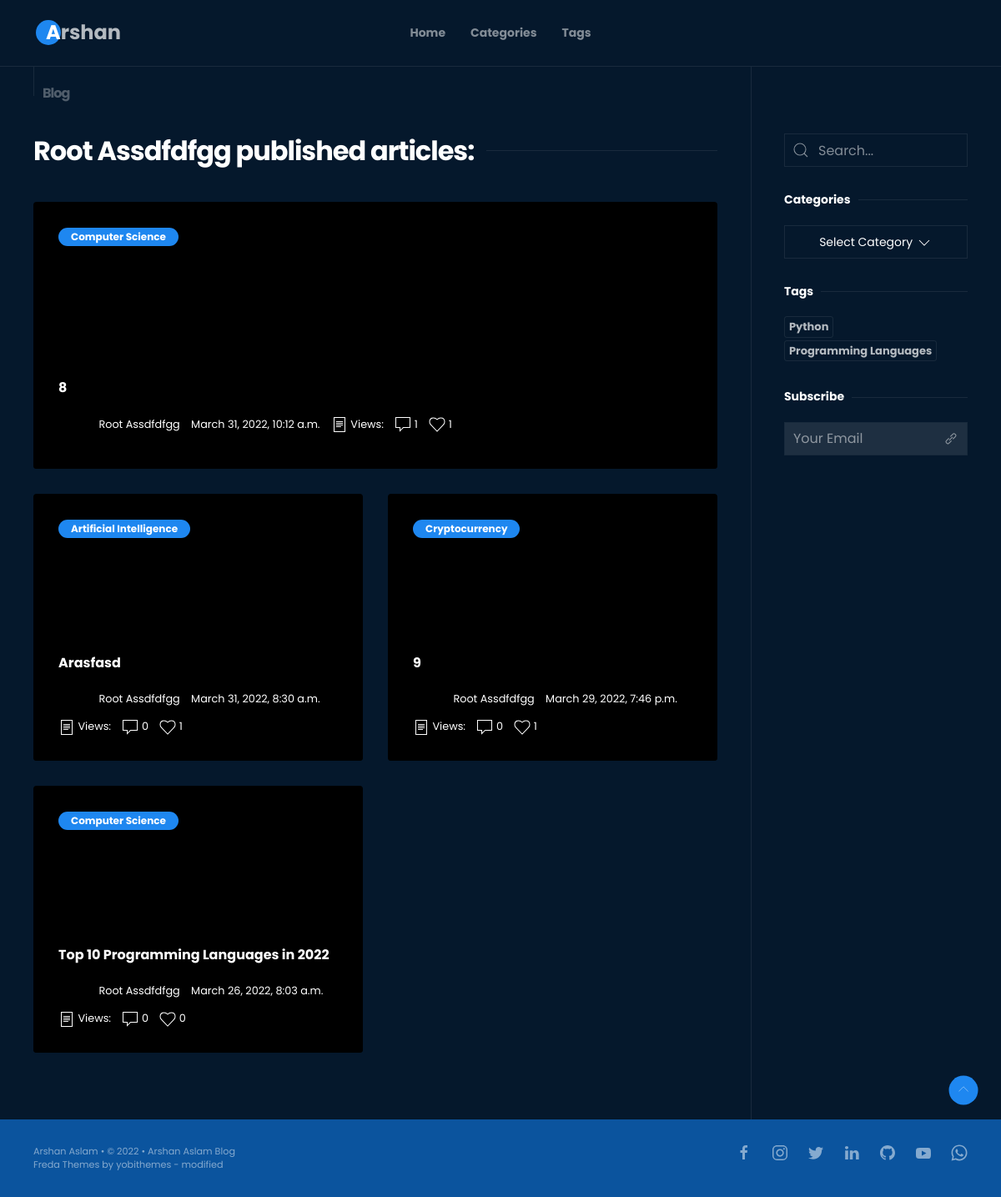
The app's page /blog/blog/1/published/posts with its own data.
### accounts/models.py (models this page shows, shortened)
class User(AbstractUser):
    username_alphanumeric_validator = RegexValidator(r'^[0-9a-zA-Z]*$', 'Only alphanumeric characters are allowed.')
    username = models.CharField(
        _('username'),
        max_length=150,
        unique=True,
        help_text=_('Only alphanumeric characters are allowed'),
        validators=[username_alphanumeric_validator],
        error_messages={
            'unique': _("A user with that username already exists."),
        }
    )
    first_name = models.CharField(_('first name'), max_length=150, blank=True, null=False)
    last_name = models.CharField(_('last name'), max_length=150, blank=True, null=False)
    date_of_birth = models.DateField(_('date_of_birth'), max_length=150, blank=True, null=True)
    email = models.EmailField(unique=True)

### blog/models.py (models this page shows, shortened)
class TimeStampedModel(models.Model):
    created_on = models.DateTimeField(auto_now_add=True)
    updated_on = models.DateTimeField(auto_now=True)
    class Meta:
        abstract = True

class Post(TimeStampedModel):
    ACTIVE = (
        (0, "Pending"),
        (1, "Approve")
    )
    STATUS = (
        (0, "Draft"),
        (1, "Publish")
    )
    author = models.ForeignKey(User, on_delete=models.CASCADE, related_name='posts')
    active = models.BooleanField(default=True)
    category = models.ForeignKey('PostCategory', on_delete=models.CASCADE)
    content = models.TextField(blank=False, null=True)
    hit_count_generic = GenericRelation(HitCount, object_id_field='object_pk',
                                        related_query_name='hit_count_generic_relation')
    cover = models.ImageField(upload_to='users/%Y/%m/%d/',  default='default.png', blank=False)
    meta_description = models.TextField(null=True, blank=False)
    objects = PostQuerySet.as_manager()
    slug = models.SlugField(max_length=200, unique=True, blank=False)
    status = models.IntegerField(choices=STATUS, default=0, blank=False)
    title = models.CharField(max_length=200, unique=True, blank=False)
    tags = models.ManyToManyField('PostTag')
    likes = models.ManyToManyField(User, related_name="article_likes")
    class Meta:
        verbose_name = 'Post'
        verbose_name_plural = 'Posts'
        ordering = ['-created_on']

class PostCategory(models.Model):
    title = models.CharField(max_length=200)
    cover = models.ImageField(upload_to='PostCategory/%Y/%m/%d/', default='default.png', blank=False)
    slug = models.SlugField(max_length=200, unique=True)
    def __str__(self):
        return self.title
    class Meta:
        verbose_name = 'Post Category'
        verbose_name_plural = 'Post Categories'

class PostTag(models.Model):
    title = models.CharField(max_length=200)
    slug = models.SlugField(max_length=200, unique=True)
    cover = models.ImageField(upload_to='PostTag/%Y/%m/%d/', default='default.png', blank=False)
    def __str__(self):
        return self.title
    class Meta:
        verbose_name = 'Post Tag'
        verbose_name_plural = 'Post Tags'

### blog/views.py (the view)
# urls.py: path('blog/<int:pk>/published/posts', views.AuthorPostPublishedList.as_view(), name='author-published-post-list'),
class AuthorPostPublishedList(ListView):
    model = Post
    template_name = 'blog/author_published_post_list.html'
    paginate_by = 7
    def __init__(self, **kwargs):
        super().__init__(**kwargs)
        self.user = None
    def get_queryset(self):
        user_id = self.kwargs['pk']
        self.user = get_object_or_404(User, id=user_id)
        return Post.objects.approved().published().filter(author=self.user).order_by('-created_on')
    def page_title(self):
        if self.request.user == self.user:
            page_title = 'Published articles:'
        else:
            page_title = self.user.first_name.title() + " " + self.user.last_name.title() + ' published articles:'
        return page_title

### blog/templates/blog/author_published_post_list.html
{% extends "base/main_post_list.html" %}
{% load hitcount_tags %}
      {% block page_title %}
                <h2 class="yb-section-title uk-heading-line"><span>{% block title %}{{ view.page_title }}{% endblock %}</span></h2>
      {% endblock page_title %}

### blog/templates/base/main_post_list.html (shortened to what this page needs)
{% extends "main/base.html" %}
{% load static %}
{% load hitcount_tags %}
{% block page_body %}
      <div class="uk-container">
        <div data-uk-grid class="uk-grid-divider">
          <div class="uk-width-3-4@m yb-section-padding">
          {% block blog_detail %}
              {% block page_title %}
              {% endblock page_title %}
              {% block post_list %}
            <div data-uk-grid class="uk-grid-medium uk-child-width-1-2@s uk-margin-medium-top">
              {% if post_list %}
              {% for post in post_list %}
              {% if forloop.first %}
              <div class="uk-width-1-1">
              {% else %}
              <div>
              {% endif %}
                <a href="{% url 'post_detail' post.slug  %}">
                  <div class="yb-blog-item uk-background-cover" data-src="{% if post.cover %}{{ post.cover.url }}{% endif %}" data-uk-img>
                    <div class="uk-overlay uk-position-cover"> </div>
                    <div class="uk-overlay uk-position-top">
                      <span class="uk-badge">{{ post.category|capfirst }}</span>
                    </div>
                    <div class="uk-overlay uk-position-bottom">
                      <h5 class="yb-blog-item-title uk-text-truncate">{{ post.title|capfirst }}</h5>
                      <div class="yb-blog-item-meta">
                        <div>
                            <img src="{% static "assets/blog/src/img/empty.png" %}" data-src="{{ post.author.profile.get_avatar }}" width="45" height="45" data-uk-img alt="" class="uk-border-pill" />
                            <span>{{ post.author.first_name|capfirst }} {{ post.author.last_name|capfirst }}</span>
                        </div>
                        <div>
                          <span>{{ post.created_on}}</span>
                        </div>
                        <div><span data-uk-icon="file-text"></span> Views: {% get_hit_count for post %}</div>
                        <div>
                             <span data-uk-icon="comment"></span> {{ post.comments.count }}
                        </div>
                        <div>
                          <span data-uk-icon="heart"></span> {{ post.likes.count }}
                        </div>
                      </div>
                    </div>
                  </div>
                </a>
              </div>
              {% endfor %}
              {% else %}
                  <p>There is not Post yet!</p>
              {% endif %}
            </div>
            {% endblock post_list %}
          {% endblock %}
          </div>
          {% block blog_nav %}
            {{ block.super }}
          {% endblock %}
        </div>
      </div>
{% endblock %}

### templates/main/base.html (shortened to what this page needs)
{% load static %}
<!DOCTYPE html>
<html xml:lang="en" lang="en">
    <head>
        <link rel="stylesheet" href="{% static "assets/blog/src/app/css/uikit-custom.min.css" %}" />
        <link rel="stylesheet" href="{% static "assets/blog/src/app/css/app.css" %}" />
    </head>
      <body id="body-app" class="yb-dark-skin uk-light">
          <header class="yb-main-header" id="main-header">
            <nav class="yb-main-menu " id="main-menu">
              <div class="uk-container" data-uk-navbar>
                <div class="uk-navbar-left">
                  <a class="yb-logo uk-navbar-item uk-logo" href="/"><span>Arshan</span></a>
                </div>
{% block nav_center %}
                <div class="yb-menu-toggle-wrapper" id="menucollapse">
                  <div class="uk-navbar-center">
                    <ul class="uk-navbar-nav" data-uk-scrollspy-nav="closest: li; scroll: false; offset: 79 ">
                      <li>
                        <a class="yb-inner-link" href="{% url 'blog' %}"> Home </a>
                      </li>
                      <li>
                        <a class="yb-inner-link" href="{% url 'category_list' %}"> Categories</a>
                      </li>
                      <li>
                        <a class="yb-inner-link" href="{% url 'tags_list' %}"> Tags </a>
                      </li>
                    </ul>
                  </div>
{% endblock nav_center %}
                </div>
              </div>
            </nav>
          </header>
          {% block main %}
          <main class="yb-main-content">
            <section>
            {% block section %}
                {% block page_heading %}
                    <div class="yb-section-point-wrapper">
                        <div class="uk-container">
                          <div class="yb-section-point">
                            <span>Blog</span>
                          </div>
                        </div>
                    </div>
                {% endblock page_heading %}
                {% block page_body %}
                  {% block blog_nav %}
                  <div class="uk-width-1-4@m yb-section-padding">
                    {% block blog_sreach %}
                    <div class="yb-sidebar-item">
                      <form method="get" action="{% url 'search_post_list' %}" class="uk-search uk-search-default uk-width-1-1">
                        <span data-uk-search-icon></span>
                        <input class="uk-search-input " name="query" type="search" placeholder="Search...">
                      </form>
                    </div>
                    {% endblock blog_sreach%}
                    {% block post_category %}
                    <div class="yb-sidebar-item">
                      <h6 class="uk-text-bold uk-heading-line "><span>Categories</span></h6>
                      <div data-uk-form-custom="target: > * > span:first-child" class="uk-width-1-1 ">
                        <button class="uk-button uk-button-default  uk-width-1-1" type="button" tabindex="-1" name="update">
                          <span></span>
                          <span data-uk-icon="icon: chevron-down"></span>
                        </button>
                      </div>
                    </div>
                    {% endblock post_category %}
                    {% block post_tag %}
                    {% if tags %}
                    <div class="yb-sidebar-item">
                      <h6 class="uk-text-bold uk-heading-line"><span>Tags</span></h6>
                      <div class="yb-sidebar-tags">
                          {% for tag in tags %}
                        <a href="{% url 'tag_post_list' tag.slug  %}" class="uk-link-reset">{{ tag }}</a>
                          {% endfor %}
                      </div>
                    </div>
                    {% endif %}
                    {% endblock post_tag %}
                    {% if user.is_authenticated %}
                    {% else %}
                        {% block subcribe %}
                    <div class="yb-sidebar-item">
                    <h6 class="uk-text-bold uk-heading-line "><span>Subscribe</span></h6>
                    <div id="subscribe_form_block">
                        <form type="hidden" action="{% url 'subscribe' %}" method='post' id="subscribe_form" class="uk-inline uk-width-1-1">
                               <button class="uk-form-icon uk-form-icon-flip" data-uk-icon="icon: link"></button>
                              {{ subscribe_form.email }}
                        </form >
                     </div>
                    </div>
                    {% endblock subcribe %}
                    {% endif %}
                  </div>
                  {% endblock blog_nav %}
                {% endblock %}
            {% endblock section %}
            </section>
          </main>
          {% endblock main %}
          <footer class="yb-main-footer-wrapper">
            <div class="waveHorizontals">
              <div id="waveHorizontal1" class="waveHorizontal" data-uk-img data-src="{% static "assets/blog/src/img/bg/wave1.svg" %}"></div>
              <div id="waveHorizontal2" class="waveHorizontal" data-uk-img data-src="{% static "assets/blog/src/img/bg/wave2.svg" %}"></div>
              <div id="waveHorizontal3" class="waveHorizontal" data-uk-img data-src="{% static "assets/blog/src/img/bg/wave3.svg" %}"></div>
            </div>
            <a href="#body-app" class="uk-visible@s yb-totop yb-inner-link" data-uk-totop></a>
            <div class="yb-main-footer">
              <div class="uk-container">
                <div data-uk-grid class="uk-child-width-1-2@s">
                  <div class="uk-margin-remove uk-text-left@s">
                    Arshan Aslam
                    •
                    © 2022
                    •
                    Arshan Aslam Blog
                  <br>
                    Freda Themes by yobithemes - modified
                  </div>
                  <div class="uk-margin-remove uk-text-right@s">
                    <div class="yb-footer-social">
                        <a href="https://www.facebook.com/arshanaslam1">
                          <span class="uk-icon " data-uk-icon="icon: facebook"></span>
                        </a>
                        <a href="https://www.instagram.com/arshanaslam1/">
                          <span class="uk-icon" data-uk-icon="icon: instagram"></span>
                        </a>
                        <a href="https://twitter.com/arshanaslam1">
                          <span class="uk-icon" data-uk-icon="icon: twitter"></span>
                        </a>
                        <a href="https://www.linkedin.com/in/arshanaslam1/">
                          <span class="uk-icon" data-uk-icon="icon: linkedin"></span>
                        </a>
                        <a href="https://github.com/arshanaslam1">
                          <span class="uk-icon" data-uk-icon="icon: github"></span>
                        </a>
                        <a href="https://www.youtube.com/channel/UCBKGPYYcDYqKsUGU_zmB1nA">
                          <span class="uk-icon" data-uk-icon="icon: youtube"></span>
                        </a>
                        <a href="https://api.whatsapp.com/message/32VO6VIKN5PNB1">
                          <span class="uk-icon" data-uk-icon="icon: whatsapp"></span>
                        </a>
                  </div>
                </div>
              </div>
            </div>
          </footer>
      </body>
</html>

### records on screen
User: page_title "Root Assdfdfgg published articles:"
Post: category "Computer Science", title "8", author.first_name "Root", author.last_name "Assdfdfgg", created_on "March 31, 2022, 10:12 a.m.", comments.count "1", likes.count "1"
Post: category "Artificial Intelligence", title "Arasfasd", author.first_name "Root", author.last_name "Assdfdfgg", created_on "March 31, 2022, 8:30 a.m.", comments.count "0", likes.count "1"
Post: category "Cryptocurrency", title "9", author.first_name "Root", author.last_name "Assdfdfgg", created_on "March 29, 2022, 7:46 p.m.", comments.count "0", likes.count "1"
Post: category "Computer Science", title "Top 10 Programming Languages in 2022", author.first_name "Root", author.last_name "Assdfdfgg", created_on "March 26, 2022, 8:03 a.m.", comments.count "0", likes.count "0"
PostTag: title "Python"
PostTag: title "Programming Languages"
